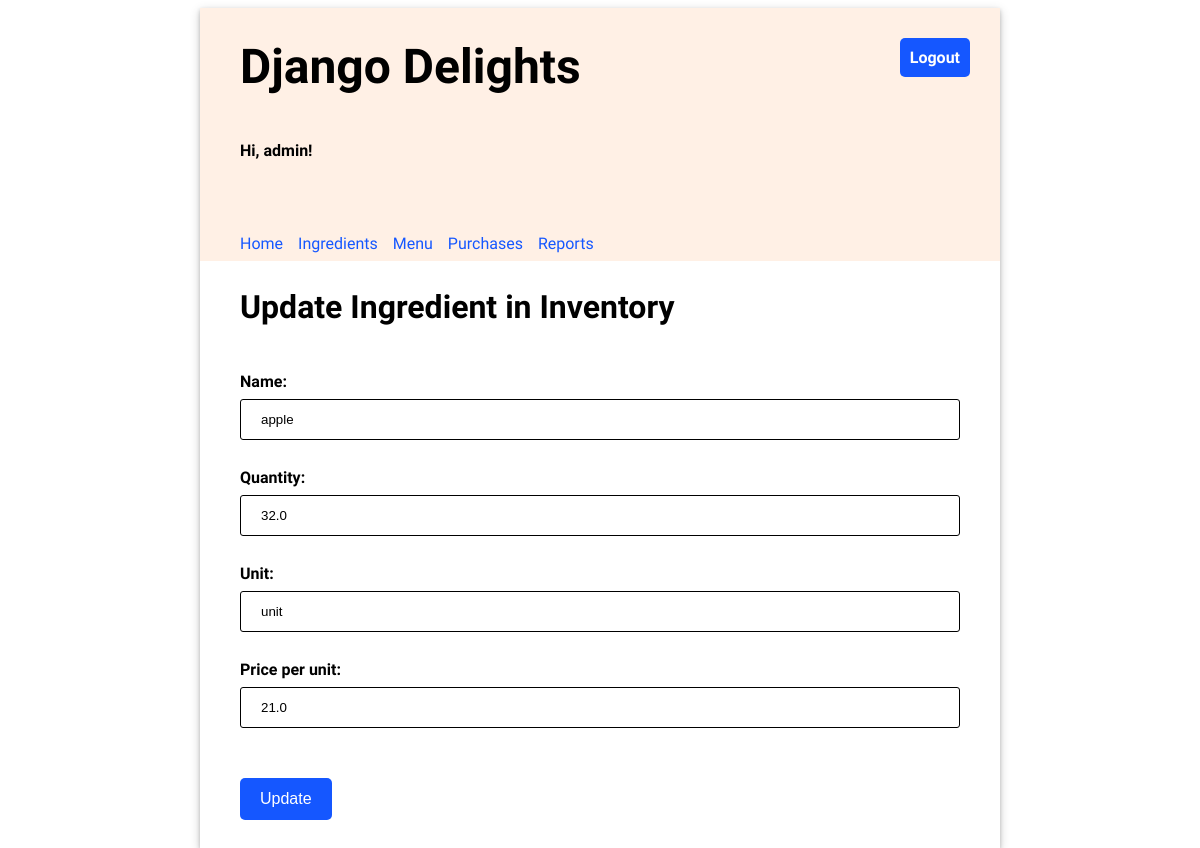
Page /ingredients/4/update (signed in) on the earlier database version.
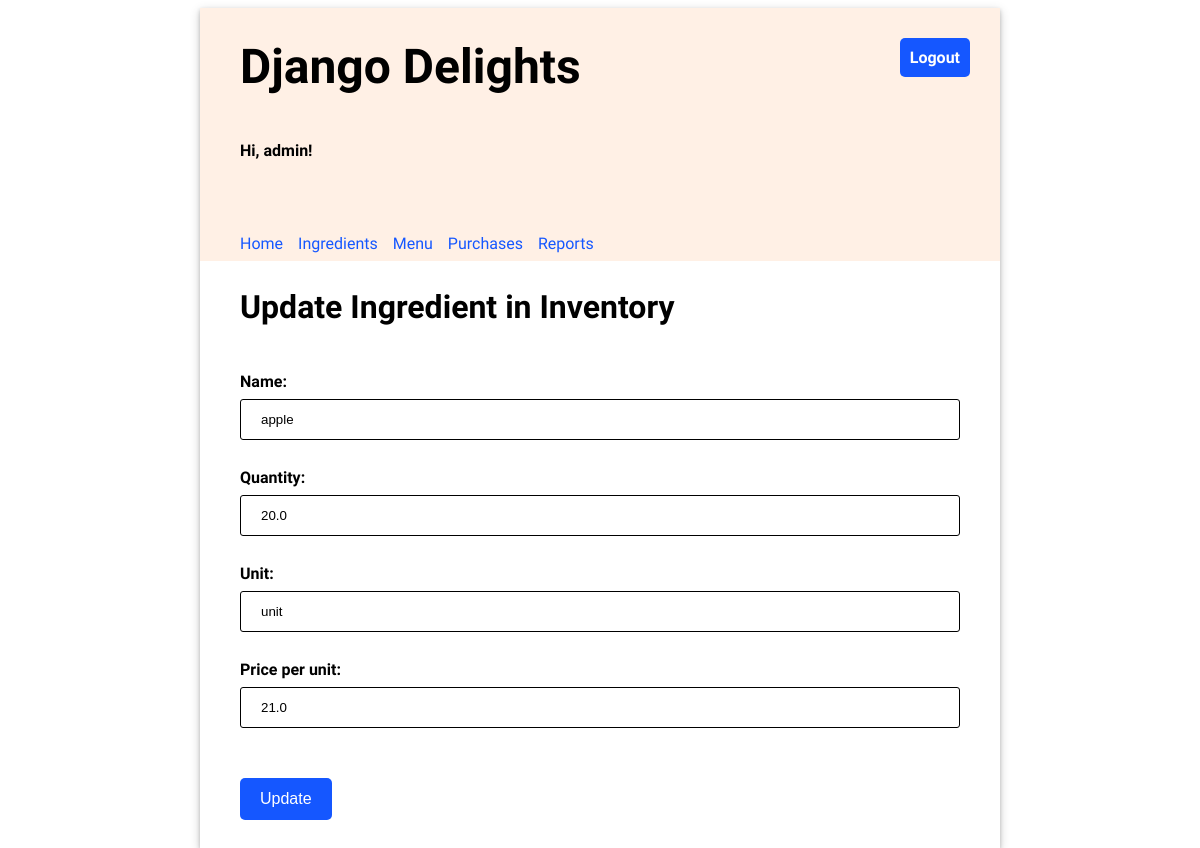
Same page on the later database version.
### inventory/models.py (models this page shows, shortened)
class Ingredient(models.Model):
    id = models.AutoField(primary_key=True)
    name = models.CharField(max_length=200, unique=True)
    quantity = models.FloatField(default=0)
    unit = models.CharField(max_length=200)
    price_per_unit = models.FloatField(default=0)

### inventory/views.py (the view)
# urls.py: path('ingredients/<slug:pk>/update', views.IngredientUpdate.as_view(), name="update_ingredient"),
class IngredientUpdate(LoginRequiredMixin, UpdateView):
    model = Ingredient
    template_name = 'inventory/ingredient_update.html'
    form_class = IngredientForm
    success_url = 'ingredients/'

### inventory/forms.py
class IngredientForm(forms.ModelForm):
    class Meta:
        model = Ingredient
        fields = "__all__"

### templates/inventory/ingredient_update.html (shortened to what this page needs)
{% extends 'base.html' %}
{% load static %}
{% block content %}
    <h2>Update Ingredient in Inventory</h2>
    <form method="post" class="flex-form">
        {{ form }}
        <input type="submit" value="Update"/>
    </form>
{% endblock %}

Differences in the rows shown:
changed Ingredient "apple": quantity "32.0" → "20.0"
